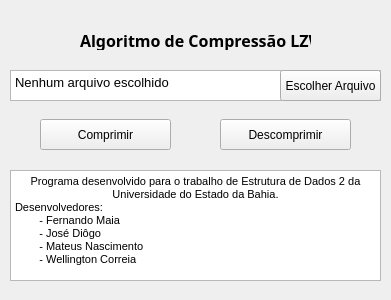
<?xml version="1.0" encoding="UTF-8"?>
<ui version="4.0">
 <class>MainWindow</class>
 <widget class="QMainWindow" name="MainWindow">
  <property name="enabled">
   <bool>true</bool>
  </property>
  <property name="geometry">
   <rect>
    <x>0</x>
    <y>0</y>
    <width>391</width>
    <height>300</height>
   </rect>
  </property>
  <property name="windowTitle">
   <string>MainWindow</string>
  </property>
  <widget class="QWidget" name="centralWidget">
   <widget class="QPushButton" name="comprimirButton">
    <property name="geometry">
     <rect>
      <x>40</x>
      <y>119</y>
      <width>131</width>
      <height>31</height>
     </rect>
    </property>
    <property name="text">
     <string>Comprimir</string>
    </property>
   </widget>
   <widget class="QPushButton" name="descomprimirButton">
    <property name="geometry">
     <rect>
      <x>220</x>
      <y>119</y>
      <width>131</width>
      <height>31</height>
     </rect>
    </property>
    <property name="text">
     <string>Descomprimir</string>
    </property>
   </widget>
   <widget class="QLabel" name="label">
    <property name="geometry">
     <rect>
      <x>80</x>
      <y>30</y>
      <width>231</width>
      <height>20</height>
     </rect>
    </property>
    <property name="font">
     <font>
      <family>Microsoft NeoGothic</family>
      <pointsize>12</pointsize>
      <weight>75</weight>
      <bold>true</bold>
     </font>
    </property>
    <property name="text">
     <string>Algoritmo de Compressão LZW</string>
    </property>
    <property name="textFormat">
     <enum>Qt::AutoText</enum>
    </property>
    <property name="scaledContents">
     <bool>false</bool>
    </property>
   </widget>
   <widget class="QTextBrowser" name="detalhesBrowser">
    <property name="geometry">
     <rect>
      <x>10</x>
      <y>170</y>
      <width>371</width>
      <height>111</height>
     </rect>
    </property>
    <property name="html">
     <string>&lt;!DOCTYPE HTML PUBLIC &quot;-//W3C//DTD HTML 4.0//EN&quot; &quot;http://www.w3.org/TR/REC-html40/strict.dtd&quot;&gt;
&lt;html&gt;&lt;head&gt;&lt;meta name=&quot;qrichtext&quot; content=&quot;1&quot; /&gt;&lt;style type=&quot;text/css&quot;&gt;
p, li { white-space: pre-wrap; }
&lt;/style&gt;&lt;/head&gt;&lt;body style=&quot; font-family:'MS Shell Dlg 2'; font-size:8.25pt; font-weight:400; font-style:normal;&quot;&gt;
&lt;p align=&quot;center&quot; style=&quot; margin-top:0px; margin-bottom:0px; margin-left:0px; margin-right:0px; -qt-block-indent:0; text-indent:0px;&quot;&gt;Programa desenvolvido para o trabalho de Estrutura de Dados 2 da Universidade do Estado da Bahia.&lt;/p&gt;
&lt;p style=&quot; margin-top:0px; margin-bottom:0px; margin-left:0px; margin-right:0px; -qt-block-indent:0; text-indent:0px;&quot;&gt;Desenvolvedores:&lt;/p&gt;
&lt;p style=&quot; margin-top:0px; margin-bottom:0px; margin-left:0px; margin-right:0px; -qt-block-indent:0; text-indent:0px;&quot;&gt;        - Fernando Maia&lt;/p&gt;
&lt;p style=&quot; margin-top:0px; margin-bottom:0px; margin-left:0px; margin-right:0px; -qt-block-indent:0; text-indent:0px;&quot;&gt;        - José Diôgo&lt;/p&gt;
&lt;p style=&quot; margin-top:0px; margin-bottom:0px; margin-left:0px; margin-right:0px; -qt-block-indent:0; text-indent:0px;&quot;&gt;        - Mateus Nascimento&lt;/p&gt;
&lt;p style=&quot; margin-top:0px; margin-bottom:0px; margin-left:0px; margin-right:0px; -qt-block-indent:0; text-indent:0px;&quot;&gt;        - Wellington Correia&lt;/p&gt;&lt;/body&gt;&lt;/html&gt;</string>
    </property>
   </widget>
   <widget class="QTextBrowser" name="nomeArquivo">
    <property name="geometry">
     <rect>
      <x>10</x>
      <y>70</y>
      <width>371</width>
      <height>31</height>
     </rect>
    </property>
    <property name="html">
     <string>&lt;!DOCTYPE HTML PUBLIC &quot;-//W3C//DTD HTML 4.0//EN&quot; &quot;http://www.w3.org/TR/REC-html40/strict.dtd&quot;&gt;
&lt;html&gt;&lt;head&gt;&lt;meta name=&quot;qrichtext&quot; content=&quot;1&quot; /&gt;&lt;style type=&quot;text/css&quot;&gt;
p, li { white-space: pre-wrap; }
&lt;/style&gt;&lt;/head&gt;&lt;body style=&quot; font-family:'MS Shell Dlg 2'; font-size:8.25pt; font-weight:400; font-style:normal;&quot;&gt;
&lt;p style=&quot; margin-top:0px; margin-bottom:0px; margin-left:0px; margin-right:0px; -qt-block-indent:0; text-indent:0px;&quot;&gt;&lt;span style=&quot; font-size:10pt;&quot;&gt;Nenhum arquivo escolhido&lt;/span&gt;&lt;/p&gt;&lt;/body&gt;&lt;/html&gt;</string>
    </property>
   </widget>
   <widget class="QPushButton" name="escolherArquivo">
    <property name="geometry">
     <rect>
      <x>280</x>
      <y>70</y>
      <width>101</width>
      <height>31</height>
     </rect>
    </property>
    <property name="text">
     <string>Escolher Arquivo</string>
    </property>
   </widget>
  </widget>
 </widget>
 <layoutdefault spacing="6" margin="11"/>
 <resources/>
 <connections/>
</ui>
